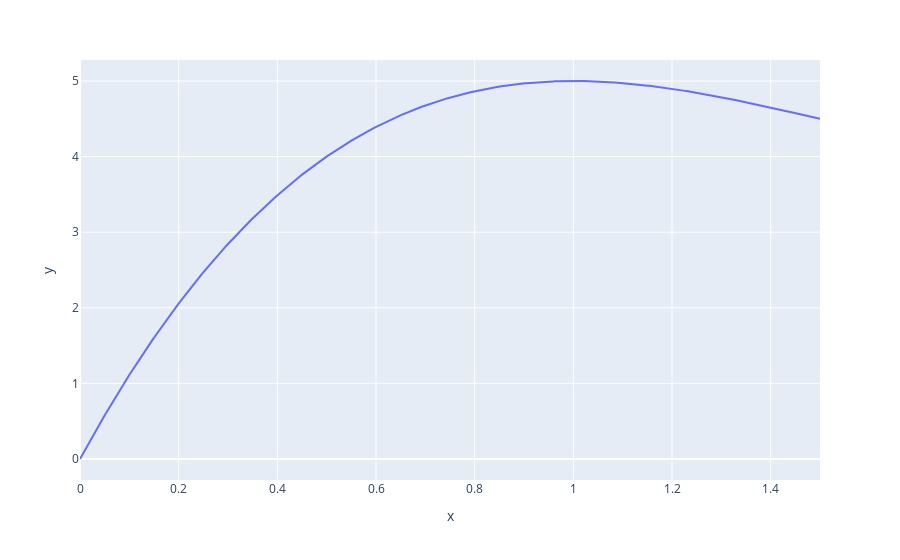

Notebook source saved alongside this figure:
### Code cell
graficar(f,x,(0,1.5))

### Figure 1 — Plotly figure (JSON) as saved in the notebook; plotly's stock layout.template omitted (floating-point values rounded to 4 significant figures; data arrays with more than 128 entries replaced by an {"elided": "..."} marker saying what was removed)
{"data": [{"hovertemplate": "x=%{x}<br>y=%{y}<extra></extra>", "legendgroup": "", "line": {"color": "#636efa", "dash": "solid"}, "marker": {"symbol": "circle"}, "mode": "lines", "name": "", "orientation": "v", "showlegend": false, "type": "scatter", "x": {"elided": "500 float values"}, "xaxis": "x", "y": {"elided": "500 float values"}, "yaxis": "y"}], "layout": {"legend": {"tracegroupgap": 0}, "margin": {"t": 60}, "xaxis": {"anchor": "y", "domain": [0, 1], "title": {"text": "x"}}, "yaxis": {"anchor": "x", "domain": [0, 1], "title": {"text": "y"}}}}
